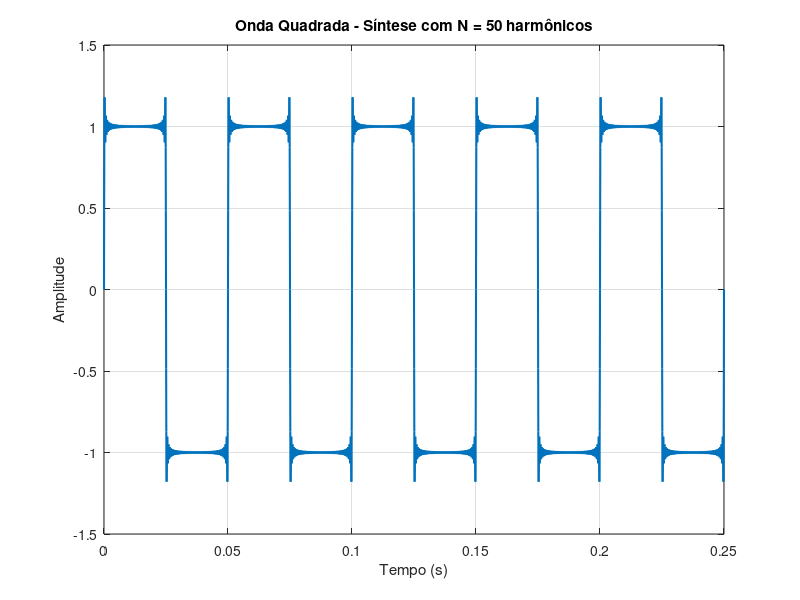
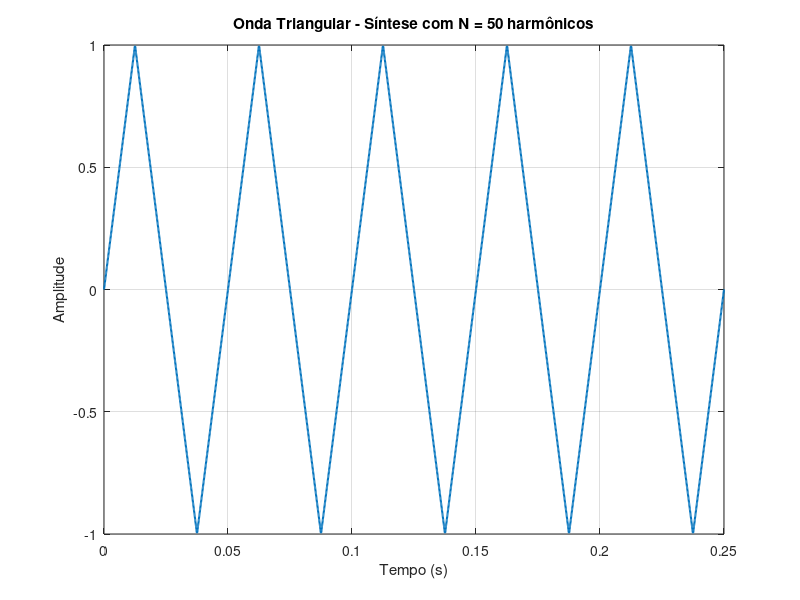
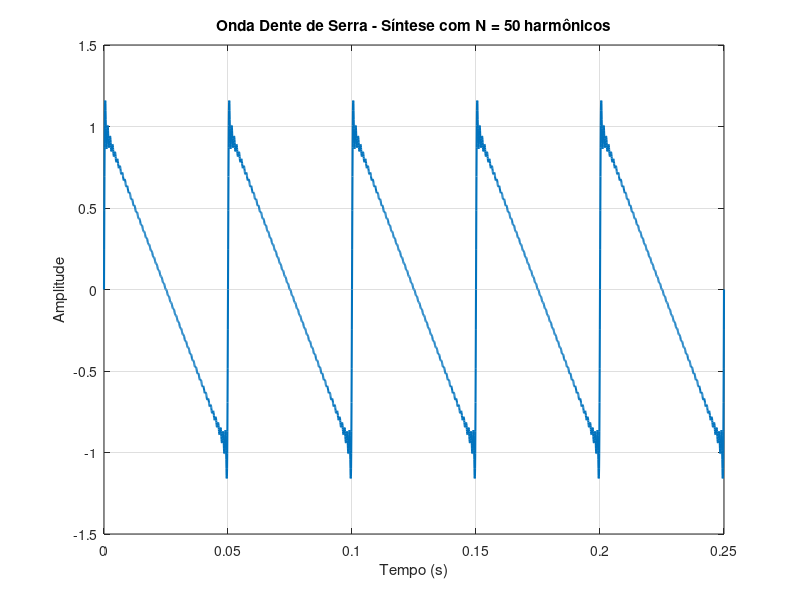
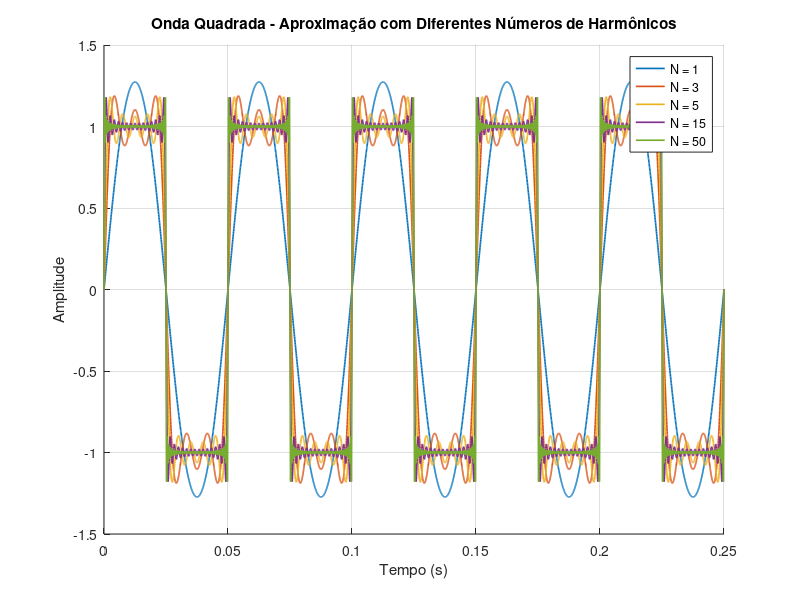

Recreate these plots in MATLAB, in order.
%% ============================================================================
%% LABORATÓRIO 4: REVISÃO DO CONCEITO DE SÉRIE DE FOURIER
%% ============================================================================
% Disciplina: Processamento Digital de Sinais
% Professor: Marcelo Eduardo Pellenz
% Alunos: Francisco Bley e Stefan Rodrigues
%
% OBJETIVO GERAL:
% Compreender a representação de sinais periódicos usando Série de Fourier,
% síntese de formas de onda, análise espectral com FFT, e efeito do número
% de harmônicos na qualidade da aproximação.
%
% TEORIA FUNDAMENTAL DA SÉRIE DE FOURIER:
%
% Um sinal PERIÓDICO x(t) com período T pode ser decomposto em:
%
%   x(t) = a₀ + Σ[aₖcos(2πkFt) + bₖsin(2πkFt)]  (k=1 a ∞)
%
% Onde:
%   F = 1/T → Frequência fundamental (Hz)
%   k → Número do harmônico (k=1: fundamental, k=2: 2º harmônico, etc.)
%   aₖ, bₖ → Coeficientes de Fourier (determinam amplitudes)
%
% FORMA ALTERNATIVA (Senos apenas):
%   x(t) = Σ Aₖsin(2πkFt + φₖ)
%
% INTERPRETAÇÃO:
%   - Todo sinal periódico é SOMA de senoides
%   - Cada senoide tem frequência múltipla da fundamental (harmônicos)
%   - Coeficientes determinam quanto de cada harmônico está presente
%
% CONCEITOS-CHAVE:
%   1. SÍNTESE: Construir forma de onda a partir de harmônicos
%   2. ANÁLISE: Extrair harmônicos de uma forma de onda (FFT)
%   3. CONVERGÊNCIA: Mais harmônicos → melhor aproximação
%   4. FENÔMENO DE GIBBS: Overshoot em descontinuidades
%% ============================================================================

%% --- INICIALIZAÇÃO ---
clc; clear; close all;

%% ============================================================================
%% PARÂMETROS GERAIS
%% ============================================================================
F = 20;              % Frequência fundamental = 20 Hz
Fs = 16000;          % Frequência de amostragem = 16 kHz
T = 1/F;             % Período fundamental = 1/20 = 0.05 s
num_periods = 5;     % Número de períodos a simular
total_time = num_periods * T;      % Tempo total = 0.25 s
Ts = 1/Fs;                         % Período de amostragem
t = 0:Ts:total_time;               % Vetor de tempo (4000 amostras)

%% ============================================================================
%% FUNÇÃO AUXILIAR: CÁLCULO E PLOTAGEM DO ESPECTRO
%% ============================================================================
% Esta função encapsula o processo de análise espectral usando FFT
%
% PROCESSO:
%   1. Calcular FFT do sinal
%   2. Normalizar pela quantidade de pontos
%   3. Converter espectro bilateral → unilateral
%   4. Plotar amplitude vs frequência

function plot_spectrum(signal, Fs, title_str, fig_num)
    L = length(signal);                 % Número de pontos
    Y = fft(signal);                    % FFT (espectro bilateral complexo)

    % ESPECTRO BILATERAL NORMALIZADO:
    P2 = abs(Y/L);                      % Divide por L para normalizar
    %   - Y contém valores complexos
    %   - abs() extrai magnitude
    %   - Divisão por L normaliza energia

    % ESPECTRO UNILATERAL (Apenas Frequências Positivas):
    P1 = P2(1:floor(L/2)+1);            % Pega primeira metade + DC
    P1(2:end-1) = 2*P1(2:end-1);        % Multiplica por 2 (exceto DC e Nyquist)

    % POR QUÊ MULTIPLICAR POR 2?
    %   - FFT bilateral divide energia entre ±f
    %   - Espectro unilateral soma energia de f e -f
    %   - DC (f=0) e Nyquist não têm par negativo → não multiplicam

    % VETOR DE FREQUÊNCIAS:
    f = Fs*(0:floor(L/2))/L;            % 0, Δf, 2Δf, ..., Fs/2
    %   onde Δf = Fs/L (resolução em frequência)

    % PLOTAGEM:
    figure(fig_num);
    stem(f, P1, 'Marker', 'none');      % Stem destaca harmônicos discretos
    title(['Espectro de Frequências - ' title_str]);
    xlabel('Frequência (Hz)');
    ylabel('Amplitude');
    grid on;
    xlim([0 500]); % Limita a 500 Hz (suficiente para ver harmônicos)
end

%% ============================================================================
%% (a) SÍNTESE DAS FORMAS DE ONDA PERIÓDICAS
%% ============================================================================
% Utilizando Série de Fourier para sintetizar 3 formas de onda clássicas

N = 50;   % Número de harmônicos para síntese principal

%% ============================================================================
%% ONDA QUADRADA (SQUARE WAVE)
%% ============================================================================
% FÓRMULA DA SÉRIE DE FOURIER:
%   x(t) = (4/π) * Σ[sin(2πkFt)/k]  para k = 1, 3, 5, 7, ... (ÍMPARES)
%
% CARACTERÍSTICAS:
%   - Contém APENAS harmônicos ÍMPARES (k = 1, 3, 5, ...)
%   - Amplitude decai como 1/k (LENTA)
%   - Por que só ímpares? Simetria de meia-onda: x(t) = -x(t+T/2)
%
% ANÁLISE DA CONVERGÊNCIA:
%   - 1º harmônico (k=1): Amplitude 4/π ≈ 1.273
%   - 3º harmônico (k=3): Amplitude 4/(3π) ≈ 0.424
%   - 5º harmônico (k=5): Amplitude 4/(5π) ≈ 0.255
%   - Convergência LENTA → precisa muitos termos
%
% FENÔMENO DE GIBBS:
%   - Overshoot de ~9% nas descontinuidades
%   - NÃO desaparece com mais harmônicos!
%   - Concentra-se em região cada vez menor

func_square = zeros(size(t));           % Inicializa sinal

for k = 1:2:(2*N-1)                     % k = 1, 3, 5, ..., 99 (ímpares)
    harmonic = (4/pi) * (1/k) * sin(2*pi*k*F*t);
    func_square = func_square + harmonic;
end

figure(1);
plot(t, func_square, 'LineWidth', 1.5);
title(['Onda Quadrada - Síntese com N = ' num2str(N) ' harmônicos']);
xlabel('Tempo (s)'); ylabel('Amplitude'); grid on;
xlim([0 total_time]);

% OBSERVAÇÃO: Note o overshoot nas bordas (Gibbs)!

%% ============================================================================
%% ONDA TRIANGULAR (TRIANGLE WAVE)
%% ============================================================================
% FÓRMULA DA SÉRIE DE FOURIER:
%   x(t) = (8/π²) * Σ[(-1)^((k-1)/2) * sin(2πkFt)/k²]  para k ÍMPAR
%
% CARACTERÍSTICAS:
%   - Também APENAS harmônicos ÍMPARES
%   - Amplitude decai como 1/k² (RÁPIDA!)
%   - Alternância de sinais: (-1)^((k-1)/2)
%       k=1: +1, k=3: -1, k=5: +1, k=7: -1, ...
%   - Convergência RÁPIDA → poucos termos suficientes
%
% ANÁLISE:
%   - 1º harmônico: Amplitude 8/π² ≈ 0.811
%   - 3º harmônico: Amplitude -8/(9π²) ≈ -0.090 (oposto de fase!)
%   - 5º harmônico: Amplitude 8/(25π²) ≈ 0.032
%   - Decai muito mais rápido que onda quadrada

func_triangle = zeros(size(t));

for k = 1:2:(2*N-1)                     % k ímpar
    harmonic = (8/pi^2) * ((-1)^((k-1)/2)) * (sin(2*pi*k*F*t)/(k^2));
    func_triangle = func_triangle + harmonic;
end

figure(2);
plot(t, func_triangle, 'LineWidth', 1.5);
title(['Onda Triangular - Síntese com N = ' num2str(N) ' harmônicos']);
xlabel('Tempo (s)'); ylabel('Amplitude'); grid on;
xlim([0 total_time]);

% OBSERVAÇÃO: Convergência suave, sem Gibbs perceptível (descontinuidade só na derivada)

%% ============================================================================
%% ONDA DENTE DE SERRA (SAWTOOTH WAVE)
%% ============================================================================
% FÓRMULA DA SÉRIE DE FOURIER:
%   x(t) = (2/π) * Σ[sin(2πkFt)/k]  para k = 1, 2, 3, 4, ... (TODOS!)
%
% CARACTERÍSTICAS:
%   - Contém TODOS os harmônicos (pares E ímpares)
%   - Amplitude decai como 1/k
%   - Assimetria: rampa crescente → todos os harmônicos
%
% DIFERENÇA DA QUADRADA:
%   - Quadrada: só ímpares (simetria especial)
%   - Dente de serra: todos (assimétrica)

func_sawtooth = zeros(size(t));

for k = 1:N                             % k = 1, 2, 3, ..., 50 (TODOS)
    harmonic = (2/pi) * (sin(2*pi*k*F*t)/k);
    func_sawtooth = func_sawtooth + harmonic;
end

figure(3);
plot(t, func_sawtooth, 'LineWidth', 1.5);
title(['Onda Dente de Serra - Síntese com N = ' num2str(N) ' harmônicos']);
xlabel('Tempo (s)'); ylabel('Amplitude'); grid on;
xlim([0 total_time]);

%% ============================================================================
%% (b) IMPACTO DO NÚMERO DE COMPONENTES (CONVERGÊNCIA)
%% ============================================================================
% Comparar aproximações com diferentes números de harmônicos:
%   N = 1  → Apenas fundamental (senoide pura)
%   N = 3  → Fundamental + 2º e 3º harmônicos
%   N = 5  → Até 5º harmônico
%   N = 15 → Até 15º harmônico
%   N = 50 → Até 50º harmônico (boa aproximação)

Ns = [1, 3, 5, 15, 50];  % Valores de N a comparar

%% --- COMPARAÇÃO: ONDA QUADRADA ---
figure(4); hold on;
colors = lines(length(Ns));             % Cores diferentes para cada N

for i = 1:length(Ns)
    N = Ns(i);
    y = zeros(size(t));

    for k = 1:2:(2*N-1)                 % Harmônicos ímpares
        y = y + (4/pi) * (1/k) * sin(2*pi*k*F*t);
    end

    plot(t, y, 'Color', colors(i,:), 'LineWidth', 1.2, ...
         'DisplayName', ['N = ' num2str(N)]);
end

title('Onda Quadrada - Aproximação com Diferentes Números de Harmônicos');
xlabel('Tempo (s)'); ylabel('Amplitude'); legend show; grid on;
xlim([0 total_time]);

% ANÁLISE:
%   - N=1: Apenas senoide (fundamental), longe da quadrada
%   - N=3: Começa a formar "degraus"
%   - N=15: Quase quadrada, mas com ripple
%   - N=50: Muito próxima, mas Gibbs persiste

%% --- COMPARAÇÃO: ONDA TRIANGULAR ---
figure(5); hold on;

for i = 1:length(Ns)
    N = Ns(i);
    y = zeros(size(t));

    for k = 1:2:(2*N-1)
        y = y + (8/pi^2) * ((-1)^((k-1)/2)) * (sin(2*pi*k*F*t)/(k^2));
    end

    plot(t, y, 'Color', colors(i,:), 'LineWidth', 1.2, ...
         'DisplayName', ['N = ' num2str(N)]);
end

title('Onda Triangular - Aproximação com Diferentes Números de Harmônicos');
xlabel('Tempo (s)'); ylabel('Amplitude'); legend show; grid on;
xlim([0 total_time]);

% ANÁLISE:
%   - N=1: Fundamental já se parece com triangular!
%   - N=3: Quase perfeita (1/k² decai rápido)
%   - N=15, N=50: Praticamente indistinguíveis

%% --- COMPARAÇÃO: ONDA DENTE DE SERRA ---
figure(6); hold on;

for i = 1:length(Ns)
    N = Ns(i);
    y = zeros(size(t));

    for k = 1:N                         % Todos os harmônicos
        y = y + (2/pi) * (sin(2*pi*k*F*t)/k);
    end

    plot(t, y, 'Color', colors(i,:), 'LineWidth', 1.2, ...
         'DisplayName', ['N = ' num2str(N)]);
end

title('Onda Dente de Serra - Aproximação com Diferentes Números de Harmônicos');
xlabel('Tempo (s)'); ylabel('Amplitude'); legend show; grid on;
xlim([0 total_time]);

%% ============================================================================
%% (c) ESPECTRO DE FREQUÊNCIAS (ANÁLISE COM FFT)
%% ============================================================================
% FFT (Fast Fourier Transform) → Algoritmo eficiente para DFT
%
% DFT (Discrete Fourier Transform):
%   X[k] = Σ x[n] * e^(-j2πkn/N)  (n = 0 a N-1)
%
% INTERPRETAÇÃO:
%   - Decompõe sinal em componentes senoidais
%   - X[k] = amplitude e fase do k-ésimo harmônico
%   - Frequências: f_k = k * (Fs/N)
%
% RESULTADO:
%   - Picos no espectro → harmônicos presentes
%   - Altura dos picos → amplitude dos harmônicos
%   - Posição dos picos → frequências (múltiplos de F)

%% --- Espectro da Onda Quadrada ---
plot_spectrum(func_square, Fs, 'Onda Quadrada', 7);

% ESPERADO:
%   - Picos em f = F, 3F, 5F, 7F, ... (20, 60, 100, 140 Hz, ...)
%   - Amplitude ∝ 1/k
%   - SEM picos em 2F, 4F, 6F (harmônicos pares ausentes)

%% --- Espectro da Onda Triangular ---
plot_spectrum(func_triangle, Fs, 'Onda Triangular', 8);

% ESPERADO:
%   - Picos em f = F, 3F, 5F, 7F, ... (só ímpares)
%   - Amplitude ∝ 1/k² (decai MUITO mais rápido)
%   - Alternância de fase (não visível em magnitude)

%% --- Espectro da Onda Dente de Serra ---
plot_spectrum(func_sawtooth, Fs, 'Onda Dente de Serra', 9);

% ESPERADO:
%   - Picos em f = F, 2F, 3F, 4F, ... (TODOS os harmônicos)
%   - Amplitude ∝ 1/k
%   - Mais "denso" que os outros espectros

%% ============================================================================
%% (d) SINAL COMPOSTO ESPECÍFICO
%% ============================================================================
% SINAL MULTI-TONAL:
%   x(t) = cos(2π·1000t) + (1/2)cos(2π·3000t) +
%          (1/4)cos(2π·4000t) + cos(2π·5000t)
%
% COMPOSIÇÃO:
%   - 4 componentes senoidais
%   - Frequências: 1 kHz, 3 kHz, 4 kHz, 5 kHz
%   - Amplitudes: 1, 0.5, 0.25, 1
%
% ANÁLISE DO ESPECTRO ESPERADO:
%   - 4 picos discretos
%   - Pico em 1 kHz: amplitude 1
%   - Pico em 3 kHz: amplitude 0.5
%   - Pico em 4 kHz: amplitude 0.25
%   - Pico em 5 kHz: amplitude 1

%% --- Parâmetros para o Sinal Composto ---
F0 = 1000;                              % Frequência base
T0 = 1/F0;                              % Período base
total_time_d = num_periods * T0;        % Tempo de simulação
t_d = 0:Ts:total_time_d;                % Vetor de tempo

%% --- Definição do Sinal x(t) ---
x = cos(2*pi*1000*t_d) + ...
    0.5*cos(2*pi*3000*t_d) + ...
    0.25*cos(2*pi*4000*t_d) + ...
    cos(2*pi*5000*t_d);

%% --- Gráfico Temporal do Sinal x(t) ---
figure(10);
plot(t_d, x, 'LineWidth', 1.5);
title('Sinal x(t) no Domínio do Tempo (Composto de 4 Senoides)');
xlabel('Tempo (s)');
ylabel('Amplitude');
grid on;
xlim([0 total_time_d]);

% OBSERVAÇÃO: Padrão complexo resultante da interferência das 4 senoides

%% --- Espectro de Frequências do Sinal x(t) ---
plot_spectrum(x, Fs, 'Sinal x(t) - Multi-Tonal', 11);

% RESULTADO:
%   - 4 picos nítidos em 1k, 3k, 4k, 5k Hz
%   - Alturas: 1, 0.5, 0.25, 1 (exatamente como especificado!)
%   - FFT "decompôs" o sinal nas componentes originais

%% ============================================================================
%% ANÁLISE DOS RESULTADOS E CONCLUSÕES
%% ============================================================================
fprintf('\n=== RESUMO: SÉRIE DE FOURIER E ANÁLISE ESPECTRAL ===\n\n');

fprintf('SÍNTESE DE FORMAS DE ONDA:\n');
fprintf('  • Onda Quadrada:   Harmônicos ímpares, decai 1/k (lenta)\n');
fprintf('  • Onda Triangular: Harmônicos ímpares, decai 1/k² (rápida)\n');
fprintf('  • Onda Dente Serra: Todos harmônicos, decai 1/k\n\n');

fprintf('CONVERGÊNCIA:\n');
fprintf('  • Mais harmônicos → melhor aproximação\n');
fprintf('  • Decaimento 1/k²  → converge mais rápido que 1/k\n');
fprintf('  • Fenômeno de Gibbs: ~9%% overshoot em descontinuidades\n\n');

fprintf('ANÁLISE ESPECTRAL (FFT):\n');
fprintf('  • Picos = harmônicos presentes\n');
fprintf('  • Posição = frequência (múltiplos de F)\n');
fprintf('  • Altura = amplitude do harmônico\n');
fprintf('  • Resolução: Δf = Fs/N (quanto maior N, melhor resolução)\n\n');

fprintf('ESPECTROS OBTIDOS:\n');
fprintf('  • Quadrada:   Picos em F, 3F, 5F, ... (só ímpares)\n');
fprintf('  • Triangular: Picos em F, 3F, 5F, ... com decaimento rápido\n');
fprintf('  • Dente Serra: Picos em F, 2F, 3F, ... (todos)\n');
fprintf('  • Sinal (d):   Picos em 1k, 3k, 4k, 5k Hz\n\n');

fprintf('APLICAÇÕES PRÁTICAS:\n');
fprintf('  • Análise de áudio: identificar notas musicais\n');
fprintf('  • Processamento de sinais: filtrar frequências\n');
fprintf('  • Comunicações: multiplexação em frequência (FDM)\n');
fprintf('  • Compressão: remover harmônicos de baixa energia\n');
fprintf('====================================================\n\n');

%% ============================================================================
%% FIM DO LABORATÓRIO 4
%% ============================================================================
% CONCEITOS APRENDIDOS:
% ✓ Série de Fourier: decomposição em harmônicos
% ✓ Síntese: construir formas de onda a partir de senoides
% ✓ Análise: extrair espectro com FFT
% ✓ Convergência: efeito do número de harmônicos
% ✓ Fenômeno de Gibbs
% ✓ Espectro unilateral vs bilateral
% ✓ Interpretação de espectros de amplitude
%
% PREPARAÇÃO PARA O EXAME:
% - Saber sintetizar formas de onda (fórmulas decoradas!)
% - Identificar harmônicos presentes (ímpares vs todos)
% - Calcular espectro com FFT e interpretar picos
% - Entender normalização e conversão uni/bilateral
%% ============================================================================
